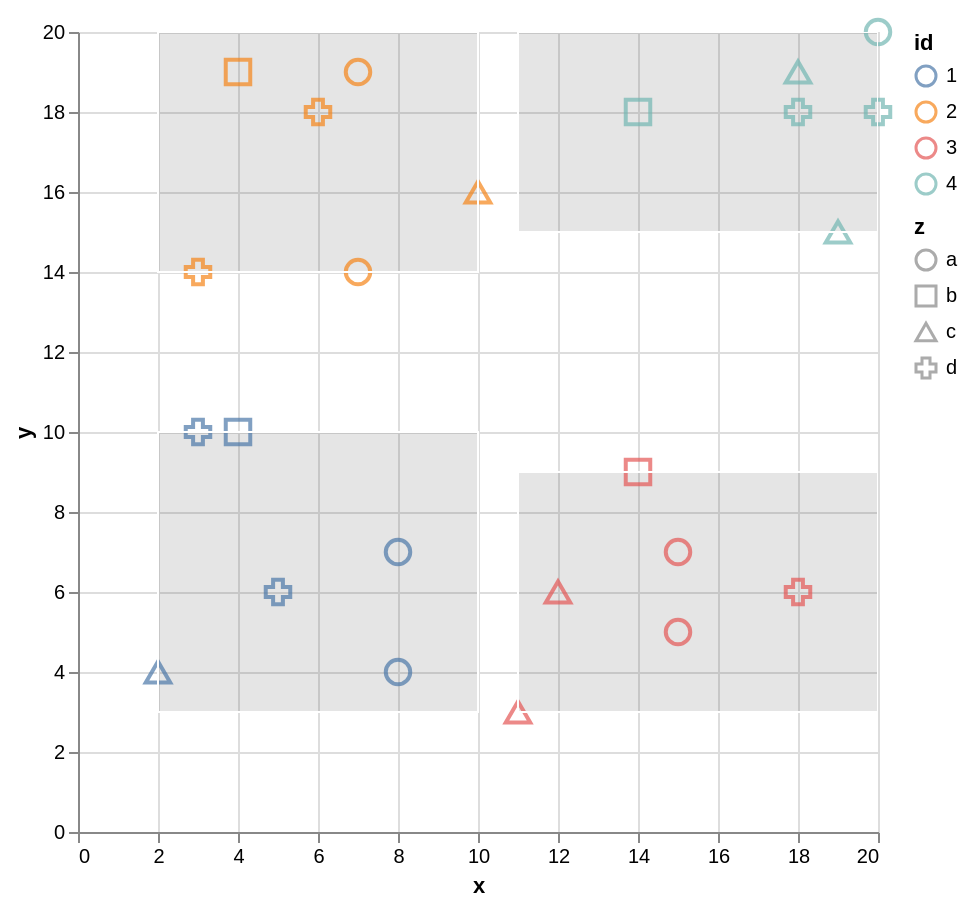

The specification (Vega-Lite) saved for this image:
### Vega-Lite specification from a JSON file in a GitHub repository (floating-point values rounded to 4 significant figures)
{"$schema": "https://vega.github.io/schema/vega-lite/v5.json", "width": 400, "height": 400, "data": {"values": [{"x": 8, "y": 4, "z": "a", "id": 1, "w": [2, 10], "h": [3, 10]}, {"x": 5, "y": 6, "z": "d", "id": 1, "w": [2, 10], "h": [3, 10]}, {"x": 8, "y": 7, "z": "a", "id": 1, "w": [2, 10], "h": [3, 10]}, {"x": 4, "y": 10, "z": "b", "id": 1, "w": [2, 10], "h": [3, 10]}, {"x": 2, "y": 4, "z": "c", "id": 1, "w": [2, 10], "h": [3, 10]}, {"x": 3, "y": 10, "z": "d", "id": 1, "w": [2, 10], "h": [3, 10]}, {"x": 10, "y": 16, "z": "c", "id": 2, "w": [2, 10], "h": [14, 20]}, {"x": 7, "y": 14, "z": "a", "id": 2, "w": [2, 10], "h": [14, 20]}, {"x": 4, "y": 19, "z": "b", "id": 2, "w": [2, 10], "h": [14, 20]}, {"x": 7, "y": 19, "z": "a", "id": 2, "w": [2, 10], "h": [14, 20]}, {"x": 3, "y": 14, "z": "d", "id": 2, "w": [2, 10], "h": [14, 20]}, {"x": 6, "y": 18, "z": "d", "id": 2, "w": [2, 10], "h": [14, 20]}, {"x": 14, "y": 9, "z": "b", "id": 3, "w": [11, 20], "h": [3, 9]}, {"x": 15, "y": 5, "z": "a", "id": 3, "w": [11, 20], "h": [3, 9]}, {"x": 15, "y": 7, "z": "a", "id": 3, "w": [11, 20], "h": [3, 9]}, {"x": 18, "y": 6, "z": "d", "id": 3, "w": [11, 20], "h": [3, 9]}, {"x": 11, "y": 3, "z": "c", "id": 3, "w": [11, 20], "h": [3, 9]}, {"x": 12, "y": 6, "z": "c", "id": 3, "w": [11, 20], "h": [3, 9]}, {"x": 18, "y": 19, "z": "c", "id": 4, "w": [11, 20], "h": [15, 20]}, {"x": 19, "y": 15, "z": "c", "id": 4, "w": [11, 20], "h": [15, 20]}, {"x": 14, "y": 18, "z": "b", "id": 4, "w": [11, 20], "h": [15, 20]}, {"x": 20, "y": 20, "z": "a", "id": 4, "w": [11, 20], "h": [15, 20]}, {"x": 20, "y": 18, "z": "d", "id": 4, "w": [11, 20], "h": [15, 20]}, {"x": 18, "y": 18, "z": "d", "id": 4, "w": [11, 20], "h": [15, 20]}]}, "params": [{"name": "id1", "select": "interval", "value": {"x": [2, 10], "y": [3, 10]}}, {"name": "id2", "select": "interval", "value": {"x": [2, 10], "y": [14, 20]}}, {"name": "id3", "select": "interval", "value": {"x": [11, 20], "y": [3, 9]}}, {"name": "id4", "select": "interval", "value": {"x": [11, 20], "y": [15, 20]}}], "mark": "point", "encoding": {"x": {"field": "x", "type": "quantitative"}, "y": {"field": "y", "type": "quantitative"}, "color": {"field": "id", "type": "nominal"}, "shape": {"field": "z", "type": "nominal"}, "size": {"value": 150}}}
